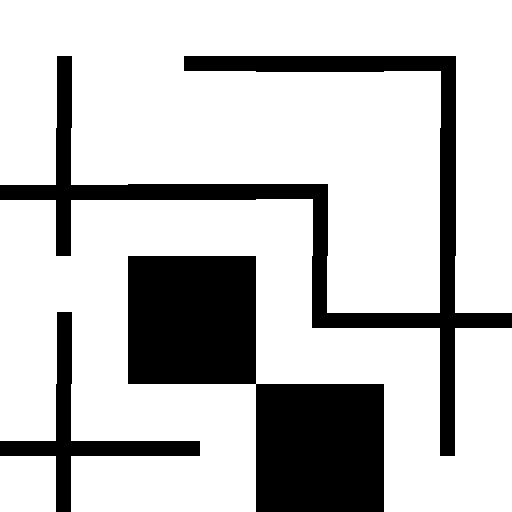

The image is a tile-based game level rendered from a .tmx file. Its description and complete source (layers, tilesets, objects, tile grids) follow:
An orthogonal 4x4 tile map with 128x128 px tiles, 1 tile layer (Tile Layer 1).

<map version="1.2" tiledversion="1.3.4" orientation="orthogonal" renderorder="right-down" width="4" height="4" tilewidth="128" tileheight="128" infinite="0" nextlayerid="2" nextobjectid="1">
 <editorsettings>
  <export target="10.csv" format="csv" />
 </editorsettings>
 <tileset firstgid="1" name="g1" tilewidth="128" tileheight="128" tilecount="15" columns="0">
  <grid orientation="orthogonal" width="1" height="1" />
  <tile id="0">
   <image width="128" height="128" source="../tileset/0.bmp" />
  </tile>
  <tile id="1">
   <image width="128" height="128" source="../tileset/1.bmp" />
  </tile>
  <tile id="2">
   <image width="128" height="128" source="../tileset/2.bmp" />
  </tile>
  <tile id="3">
   <image width="128" height="128" source="../tileset/3.bmp" />
  </tile>
  <tile id="4">
   <image width="128" height="128" source="../tileset/4.bmp" />
  </tile>
  <tile id="5">
   <image width="128" height="128" source="../tileset/5.bmp" />
  </tile>
  <tile id="6">
   <image width="128" height="128" source="../tileset/6.bmp" />
  </tile>
  <tile id="7">
   <image width="128" height="128" source="../tileset/7.bmp" />
  </tile>
  <tile id="8">
   <image width="128" height="128" source="../tileset/8.bmp" />
  </tile>
  <tile id="9">
   <image width="128" height="128" source="../tileset/9.bmp" />
  </tile>
  <tile id="10">
   <image width="128" height="128" source="../tileset/10.bmp" />
  </tile>
  <tile id="11">
   <image width="128" height="128" source="../tileset/11.bmp" />
  </tile>
  <tile id="12">
   <image width="128" height="128" source="../tileset/12.bmp" />
  </tile>
  <tile id="13">
   <image width="128" height="128" source="../tileset/13.bmp" />
  </tile>
  <tile id="14">
   <image width="128" height="128" source="../tileset/14.bmp" />
  </tile>
 </tileset>
 <layer id="1" name="Tile Layer 1" width="4" height="4">
  <data encoding="csv">
3,2,6,9,
15,6,9,5,
3,0,7,15,
15,4,0,1
</data>
 </layer>
</map>
